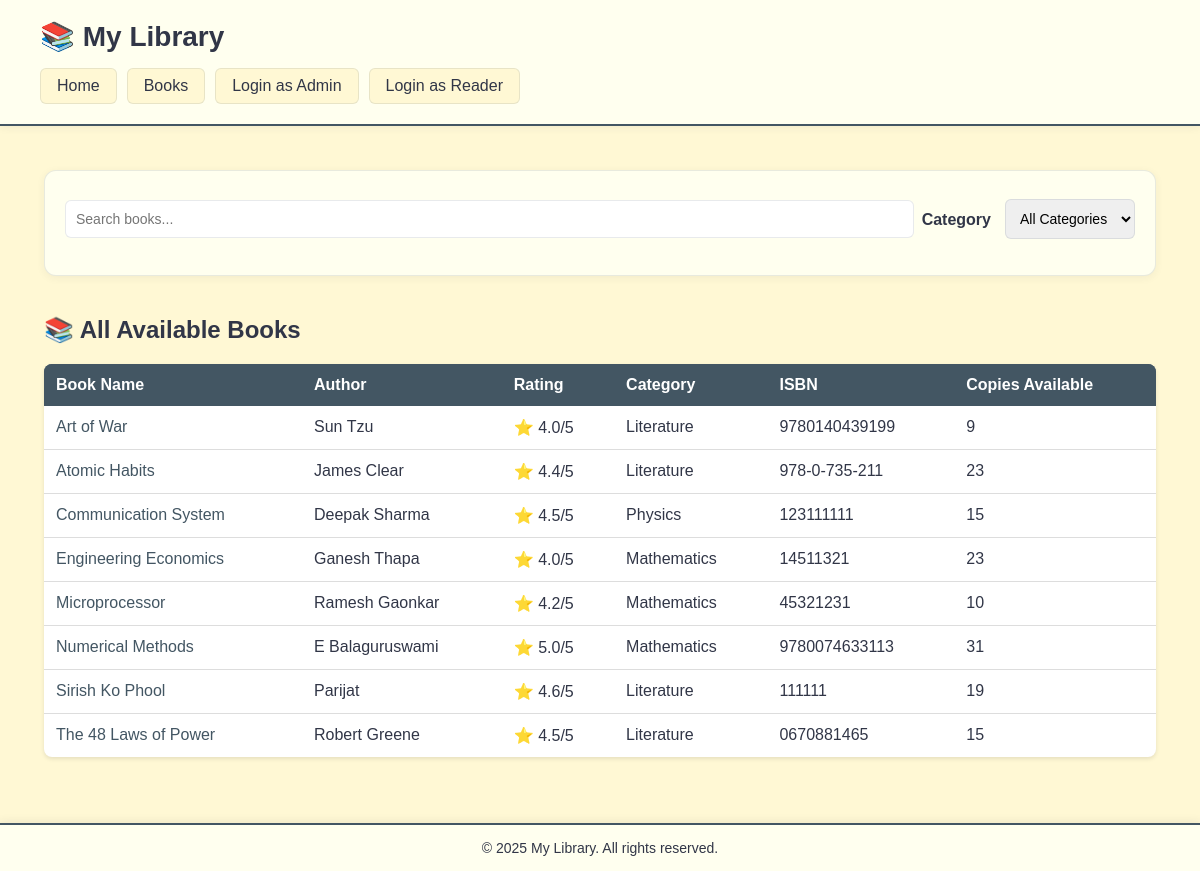
The page /all-books/ on the database its author committed.
### lib/models.py (models this page shows, shortened)
class Book(models.Model):
    name = models.CharField(max_length=200)  # Book title
    isbn = models.CharField(max_length=13, unique=True)  # ISBN number
    image = models.ImageField(upload_to='book_images/', blank=True, null=True)  # Cover image
    author = models.CharField(max_length=200)  # Author name
    category = models.ForeignKey(Category, on_delete=models.SET_NULL, null=True, related_name='books')
    number_in_stock = models.PositiveIntegerField(default=0)  # Available copies
    description = models.TextField(blank=True, null=True, default="No description available")
    rating = models.DecimalField(max_digits=3, decimal_places=1, default=4.0, validators=[MinValueValidator(1.0), MaxValueValidator(5.0)])  # Rating with 1 decimal place
    def avg_reader_rating(self):
        from django.db.models import Avg
        avg = self.reader_ratings.aggregate(avg=Avg('rating'))['avg']
        try:
            return float(avg) if avg is not None else float(self.rating)
        except (TypeError, ValueError):
            return float(self.rating)
    def combined_rating(self):
        try:
            avg_reader = self.avg_reader_rating()
            combined = (float(self.rating) + float(avg_reader)) / 2.0
            return round(combined, 1)
        except Exception:
            return float(self.rating)

class Category(models.Model):
    name = models.CharField(max_length=100, unique=True)

### lib/views.py (the view)
# urls.py: path('all-books/', views.public_books, name='public_books'),#home page ko lagi
def public_books(request):
    q = request.GET.get('q', '').strip()
    category_id = request.GET.get('category', '').strip()
    books = Book.objects.all()
    if q:
        books = books.filter(
            Q(name__icontains=q) |
            Q(author__icontains=q) |
            Q(isbn__icontains=q) |
            Q(category__name__icontains=q)
        ).annotate(
            match_priority=Case(
                When(name__icontains=q, then=Value(0)),
                When(author__icontains=q, then=Value(1)),
                default=Value(2),
                output_field=IntegerField()
            )
        ).order_by('match_priority', 'name')
    else:
        books = books.order_by('name')  # sorted alphabetically
    if category_id:
        try:
            cid = int(category_id)
            books = books.filter(category_id=cid)
        except ValueError:
            pass
    categories = Category.objects.all()
    return render(request, 'public_books.html', {
        'books': books,
        'categories': categories,
        'query': q,
        'selected_category': category_id,
    })

### lib/templates/public_books.html (shortened to what this page needs)
{% extends 'base.html' %}
{% load static %}
{% load highlight %}
{% block content %}
<div class="view-container">
    {% include 'partials/book_search.html' %}
    <div style="display:flex;align-items:center;justify-content:space-between;gap:12px;">
        <h2>📚 All Available Books</h2>
    </div>
    <table>
        <thead>
            <tr>
                <th>Book Name</th>
                <th>Author</th>
                <th>Rating</th>
                <th>Category</th>
                <th>ISBN</th>
                <th>Copies Available</th>
            </tr>
        </thead>
        <tbody>
            {% for book in books %}
            <tr {% if book.category %}data-category-id="{{ book.category.id }}"{% endif %}
                data-name="{{ book.name|escape }}"
                data-author="{{ book.author|default:''|escape }}"
                data-desc="{{ book.description|default:''|truncatechars:180|escape }}"
                data-image="{% if book.image %}{{ book.image.url }}{% else %}{% static 'images/placeholder_book.png' %}{% endif %}">
                <td><a href="{% url 'book_details' book.pk %}">{% if query %}{{ book.name|highlight:query }}{% else %}{{ book.name }}{% endif %}</a></td>
                <td>{% if query %}{{ book.author|highlight:query }}{% else %}{{ book.author }}{% endif %}</td>
                <td>⭐ {{ book.combined_rating }}/5</td>
                <td>{% if query %}{% if book.category %}{{ book.category.name|highlight:query }}{% endif %}{% else %}{% if book.category %}{{ book.category.name }}{% endif %}{% endif %}</td>
                <td>{{ book.isbn }}</td>
                <td>{{ book.number_in_stock }}</td>
            </tr>
            {% empty %}
            <tr>
                <td colspan="6" style="text-align:center;color:var(--muted-text);">No books available.</td>
            </tr>
            {% endfor %}
        </tbody>
    </table>
</div>
{% endblock %}

### static/css/theme.css (style rules this page uses)
:root { --primary-bg: #FFF8D4; --card-bg: #FFFFEF; --text-dark: #313647; --text-secondary: rgba(49, 54, 71, 0.7); --border-color: rgba(67,86,99,0.12); --primary-color: #435663; --accent-green: #A3B087; --primary-color-hover: #374E57; --primary-blue: var(--primary-color); --primary-blue-hover: var(--primary-color-hover); --shadow-sm: 0 2px 8px rgba(49,54,71,0.06); --shadow-md: 0 4px 12px rgba(49,54,71,0.08); --border-radius: 12px; --muted-bg: #f5f5f5; --light-border: #dddddd; --muted-text: #999999; --info-bg: #d1ecf1; --info-text: #0c5460; --info-border: #17a2b8; --danger-color: #E57373; --danger-color-hover: #EF5350; --warning-color: #FF9800; --success-bg: #E8F5E9; --success-text: #2E7D32; --danger-bg: #FFEBEE; --danger-border: #F44336; --muted-card-bg: #f9f9f9; }
* { box-sizing: border-box; }
body { font-family: Arial, sans-serif; margin: 0; padding: 0; background: var(--primary-bg); color: var(--text-dark); }
table { width: 100%; border-collapse: collapse; background: var(--card-bg); box-shadow: var(--shadow-sm); border-radius: 8px; overflow: hidden; }
thead { background: var(--primary-color); color: white; }
th { padding: 12px; text-align: left; font-weight: 600; }
td { padding: 12px; border-bottom: 1px solid var(--border-color); }
tr:last-child td { border-bottom: none; }
a { color: var(--primary-blue); text-decoration: none; transition: color 0.2s; }

### lib/templates/public_books.html (style rules this page uses)
.view-container { margin:24px; }
h2 { color:var(--text-dark); margin-bottom:20px; }
table { width:100%; border-collapse:collapse; background:white; box-shadow:0 2px 4px rgba(0,0,0,0.1); }
th { background:var(--primary-blue); color:white; padding:12px; text-align:left; }
td { padding:12px; border-bottom:1px solid var(--light-border); max-width:300px; }
a { color:var(--primary-blue); text-decoration:none; }

### rows shown on the page
Book: name "Art of War", author "Sun Tzu", combined_rating "4.0", category.name "Literature", isbn "9780140439199", number_in_stock "9"
Book: name "Atomic Habits", author "James Clear", combined_rating "4.4", category.name "Literature", isbn "978-0-735-211", number_in_stock "23"
Book: name "Communication System", author "Deepak Sharma", combined_rating "4.5", category.name "Physics", isbn "123111111", number_in_stock "15"
Book: name "Engineering Economics", author "Ganesh Thapa", combined_rating "4.0", category.name "Mathematics", isbn "14511321", number_in_stock "23"
Book: name "Microprocessor", author "Ramesh Gaonkar", combined_rating "4.2", category.name "Mathematics", isbn "45321231", number_in_stock "10"
Book: name "Numerical Methods", author "E Balaguruswami", combined_rating "5.0", category.name "Mathematics", isbn "9780074633113", number_in_stock "31"
Book: name "Sirish Ko Phool", author "Parijat", combined_rating "4.6", category.name "Literature", isbn "111111", number_in_stock "19"
Book: name "The 48 Laws of Power", author "Robert Greene", combined_rating "4.5", category.name "Literature", isbn "0670881465", number_in_stock "15"
